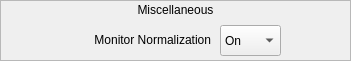
   <widget class="QFrame" name="misc_frame">
    <property name="geometry">
     <rect>
      <x>10</x>
      <y>630</y>
      <width>351</width>
      <height>61</height>
     </rect>
    </property>
    <property name="frameShape">
     <enum>QFrame::StyledPanel</enum>
    </property>
    <property name="frameShadow">
     <enum>QFrame::Raised</enum>
    </property>
    <widget class="QComboBox" name="moncor_dropdown">
     <property name="geometry">
      <rect>
       <x>220</x>
       <y>25</y>
       <width>61</width>
       <height>31</height>
      </rect>
     </property>
     <item>
      <property name="text">
       <string>On</string>
      </property>
     </item>
     <item>
      <property name="text">
       <string>Off</string>
      </property>
     </item>
    </widget>
    <widget class="QLabel" name="moncor_label">
     <property name="geometry">
      <rect>
       <x>60</x>
       <y>30</y>
       <width>151</width>
       <height>21</height>
      </rect>
     </property>
     <property name="text">
      <string>&lt;html&gt;&lt;head/&gt;&lt;body&gt;&lt;p align=&quot;right&quot;&gt;Monitor Normalization&lt;/p&gt;&lt;/body&gt;&lt;/html&gt;</string>
     </property>
    </widget>
    <widget class="QLabel" name="label_2">
     <property name="geometry">
      <rect>
       <x>0</x>
       <y>0</y>
       <width>351</width>
       <height>20</height>
      </rect>
     </property>
     <property name="text">
      <string>Miscellaneous</string>
     </property>
     <property name="alignment">
      <set>Qt::AlignCenter</set>
     </property>
    </widget>
   </widget>
